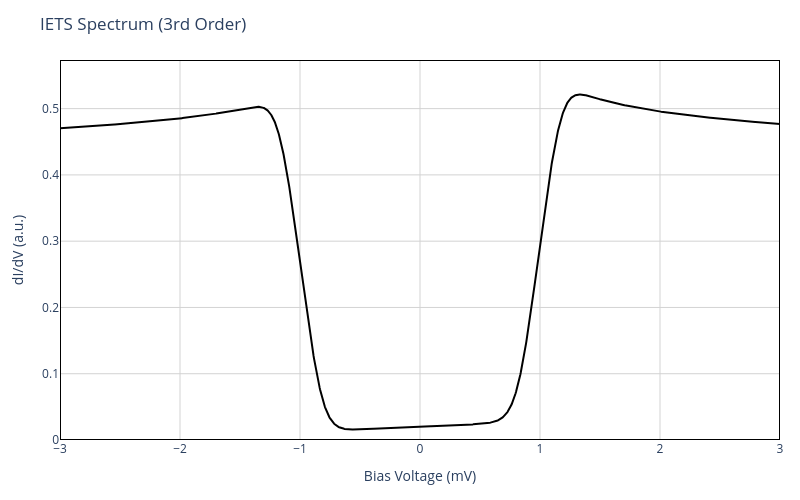

The cell this chart's notebook holds for it:
### Markdown cell above
## Example of two spin 1/2 that are additionally exchange coupled

### Code cell
spinsys=SpinSys([0.5,0.5])
spinsys.U=[0.1,0.2] 
spinsys.J=[-0.05,-0.1]  # Set the Kondo coupling strength
# Add the Spin Hamiltonian parameters
spinsys.B=[0,0,0.5] #Add a magnetic field in Tesla
spinsys.BTip=[1e-7,0,0] # Add a tipfield for driving
spinsys.T=1 
spinsys.Jvector=np.array([[1,1,1]]) # Exchange coupling in meV
spinsys.Dvector=np.array([1.9,0])  # Anisotropy of the Spin 1
spinsys.DipoleBool=[False] # Dipole interaction is not included
spinsys.T=0.5
spinsys.ReadoutSpin=0 # Set the readout spin
spinsys.TipPolarization=[0,0,0.0]
spinsys.B=[0,0,1] # Magnetic field in Tesla
hamil.calcEigEnergies(spinsys)

vis.plotIETS(spinsys, Vrange=[-3, 3], N=2000, norm=False, order='3rd');

### Figure 1 — Plotly figure (JSON) as saved in the notebook; plotly's stock layout.template omitted (floating-point values rounded to 4 significant figures; data arrays with more than 128 entries replaced by an {"elided": "..."} marker saying what was removed)
{"data": [{"line": {"color": "black", "width": 2}, "mode": "lines", "name": "IETS Spectrum", "type": "scatter", "x": {"elided": "2000 float values"}, "y": {"elided": "2000 float values"}}], "layout": {"height": 500, "margin": {"b": 60, "l": 60, "r": 20, "t": 60}, "paper_bgcolor": "white", "plot_bgcolor": "white", "shapes": [{"fillcolor": "rgba(0,0,0,0)", "line": {"color": "black", "width": 2}, "type": "rect", "x0": -3, "x1": 3, "xref": "x", "y0": 0, "y1": 0.5734, "yref": "y"}], "title": {"text": "IETS Spectrum (3rd Order)"}, "width": 800, "xaxis": {"gridcolor": "lightgray", "range": [-3, 3], "showgrid": true, "title": {"text": "Bias Voltage (mV)"}, "zeroline": false}, "yaxis": {"gridcolor": "lightgray", "range": [0, 0.5734], "showgrid": true, "title": {"text": "dI/dV (a.u.)"}, "zeroline": false}}}
